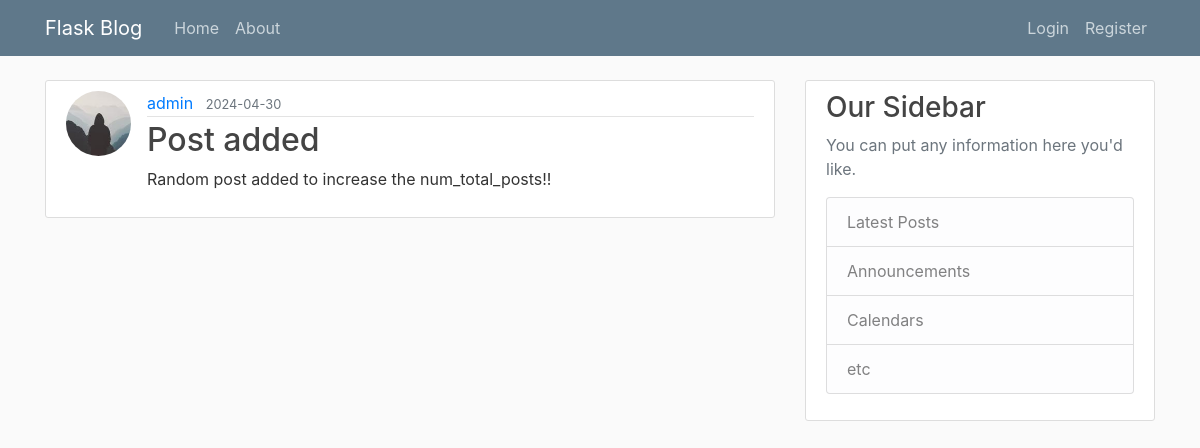
Screenshot of /post/8 with the database file from the repository.
### blogApp/models.py (models this page shows, shortened)
class User(db.Model, UserMixin):
    id = db.Column(db.Integer, primary_key = True)
    username = db.Column(db.String(20), unique = True, nullable = False)
    email = db.Column(db.String(120), unique = True, nullable = False)
    imageFile = db.Column(db.String(20), nullable = False, default='default.jpg')
    password = db.Column(db.String(60), nullable = False)
    posts = db.relationship('Post', backref='author', lazy = True)

class Post(db.Model):
    id = db.Column(db.Integer, primary_key = True)
    title = db.Column(db.String(100), nullable = False)
    date_posted = db.Column(db.DateTime, nullable = False, default=datetime.now)
    content = db.Column(db.Text, nullable = False)
    user_id = db.Column(db.Integer, db.ForeignKey('user.id'), nullable = False)

### blogApp/routes.py (the view)
@app.route('/post/<int:postID>')
def post(postID):
    post = Post.query.get_or_404(postID)
    return render_template('post.html', title = post.title, post = post)

### blogApp/templates/post.html (shortened to what this page needs)
{% extends 'layout.html' %}
{% block content %}
    <article class="media content-section">
        <img src="{{url_for('static', filename = 'profile_pics/' + post.author.imageFile)}}" class="rounded-circle article-img">
        <div class="media-body">
            <div class="article-metadata">
            <a class="mr-2" href="#">{{ post.author.username }}</a>
            <small class="text-muted">{{ post.date_posted.strftime('%Y-%m-%d') }}</small>
            </div>
            <h2 class = "article-title">{{ post.title }}</h2>
            <p class="article-content">{{ post.content }}</p>
        </div>
    </article>
{% endblock content%}

### blogApp/static/main.css (style rules this page uses)
body { background: #fafafa; color: #333333; margin-top: 5rem; }
h1, h2, h3, h4, h5, h6 { color: #444444; }
.content-section { background: #ffffff; padding: 10px 20px; border: 1px solid #dddddd; border-radius: 3px; margin-bottom: 20px; }
.article-title { color: #444444; }
.article-content { white-space: pre-line; }
.article-img { height: 65px; width: 65px; margin-right: 16px; }
.article-metadata { padding-bottom: 1px; margin-bottom: 4px; border-bottom: 1px solid #e3e3e3 }

### rows the page displays
User: imageFile (picture), author.username "admin"
Post: date_posted "2024-04-30", title "Post added", content "Random post added to increase the num_total_posts!!"
